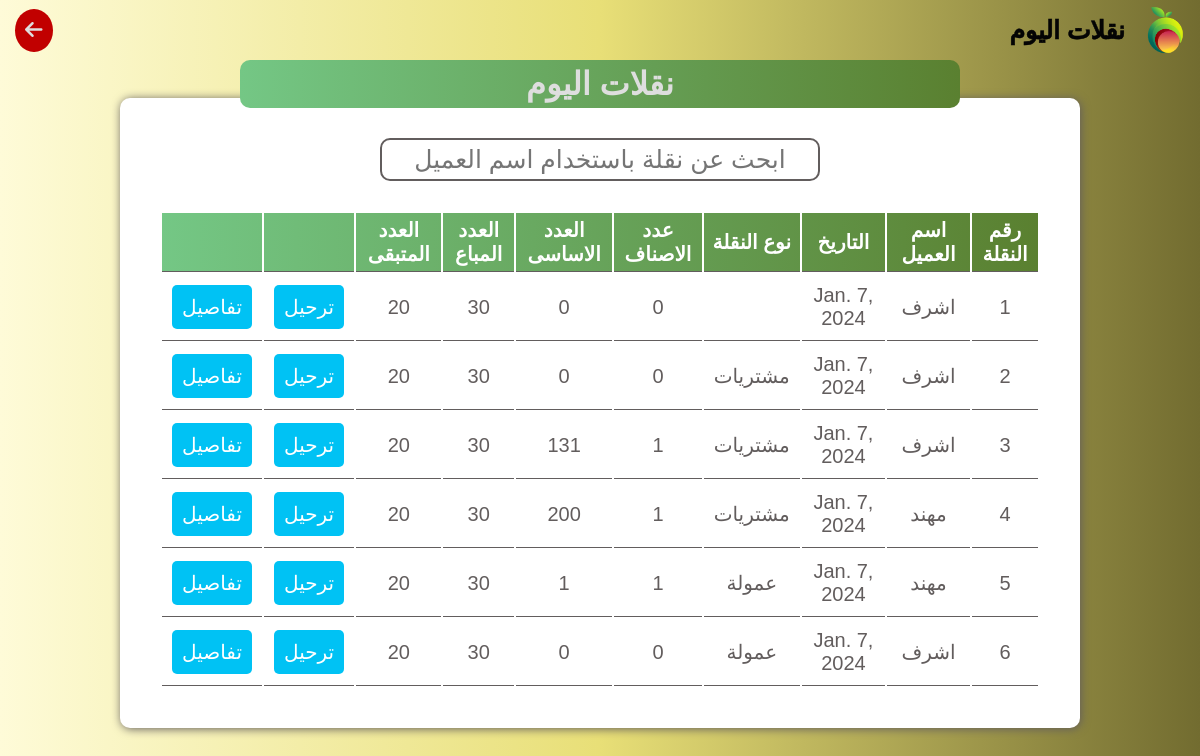
The page /today on the database as committed earlier.
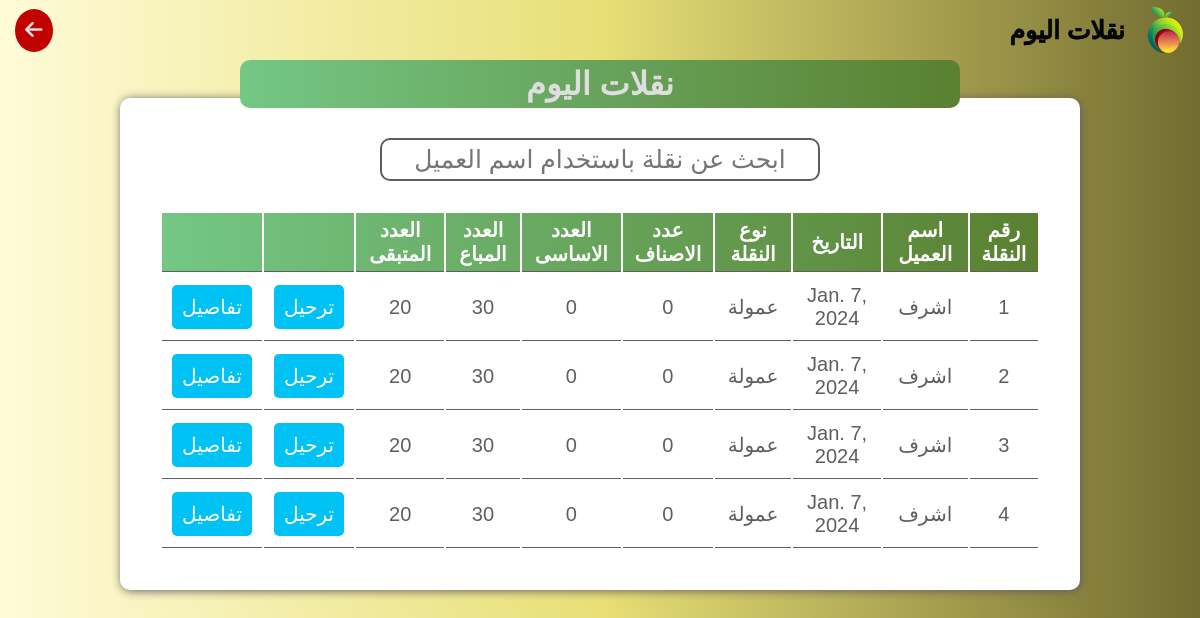
The same page on the database as committed later.
### user/models.py (models this page shows, shortened)
class Container(models.Model):
    supplier = models.ForeignKey(Supplier, on_delete=models.SET_NULL, null=True)
    date = models.DateField()
    type = models.CharField(max_length=30, default='عمولة')
    con_weight = models.PositiveIntegerField(default=0)
    num_sold_items = models.PositiveIntegerField(null=True)
    num_not_sold_items = models.PositiveIntegerField(null=True)
    @property
    def main_total_count(self):
        return self.containeritem_set.aggregate(total_count=Sum('count'))['total_count'] or 0
    @property
    def num_of_items(self):
        return self.containeritem_set.count()

class Supplier(models.Model):
    name = models.CharField(max_length=30)
    place = models.CharField(max_length=70, default='غير محدد')
    date = models.DateField(default=timezone.now().date())
    type = models.CharField(max_length=30, default='عمولة')
    his_money = models.DecimalField(max_digits=10, decimal_places=2, default=0)
    on_him_money = models.DecimalField(max_digits=10, decimal_places=2,default=0)
    total = models.DecimalField(max_digits=10, decimal_places=2, blank=True, null=True)
    num_of_containers = models.PositiveIntegerField(default=0)
    @property
    def total(self):
        return self.his_money - self.on_him_money
    @property
    def num_of_containers(self):
        return self.container_set.count()

### user/views.py (the view)
# urls.py: path('today',views.today_containers, name='today' ),
def today_containers(request):
    todays_date = timezone.now().date()  # Get today's date
    containers = Container.objects.filter(date=todays_date)  # Filter by today's date
    context = {'container': containers}  # Pass the filtered queryset to the template
    return render(request, 'today.html', context)

### templates/today.html (shortened to what this page needs)
{% load static %}
<!DOCTYPE html>
<html lang="en">
<head>
    <link rel="stylesheet" href="https://cdnjs.cloudflare.com/ajax/libs/font-awesome/6.5.1/css/all.min.css" />
    <link rel="stylesheet" href="{% static "css/main.css" %}">
</head>
<body>
    <header>
        <div class="main">
            <img src="{% static "images/logo.png" %}" alt="">
            <h1>نقلات اليوم</h1>
        </div>
        <a href="#" onclick="goBack()"><i class="fa-solid fa-arrow-left"></i></a>
    </header>
    <div class="todayscar">
        <div class="title">
            <h1>نقلات اليوم</h1>
        </div>
        <div class="table">
            <input id="searchbar" type="text" placeholder="ابحث عن نقلة باستخدام اسم العميل">
            <table>
                <thead>
                    <tr>
                        <th>رقم النقلة</th>
                        <th>اسم العميل</th>
                        <th>التاريخ</th>
                        <th>نوع النقلة</th>
                        <th>عدد الاصناف</th>
                        <th>العدد الاساسى</th>
                        <th>العدد المباع</th>
                        <th>العدد المتبقى</th>
                        <th></th>
                        <th></th>
                    </tr>
                </thead>
                <tbody id="tablebody">
                    {% for container in container %}
                            <tr>
                                <td>{{ container.id }}</td>
                                <td>{{ container.supplier.name }}</td>
                                <td>{{ container.date }}</td>
                                <td>{{ container.type }}</td>
                                <td>{{ container.num_of_items }}</td>
                                <td>{{ container.main_total_count }}</td>
                                <td>30</td>
                                <td>20</td>
                                <td><button class="type" id="sellbtn">ترحيل</button></td>
                                <td><button id="details" class="type">تفاصيل</button></td>
                            </tr>
                    {% endfor %}
                </tbody>
                            </table>
        </div>
    </div>
</body>
</html>

### _project/static/css/main.css (style rules this page uses)
* { padding: 0; margin: 0; box-sizing: border-box; font-family: Arial, Helvetica, sans-serif; }
body { min-height: 100vh; display: flex; align-items: center; flex-direction: column; background: linear-gradient(270deg,#726c30,#e8df77,#FEFBD8); }
header { display: flex; justify-content: space-between; align-items: center; direction: rtl; flex-direction: row; width: 100%; z-index: 103; padding: 5px 15px; background: linear-gradient(270deg,#726c30,#e8df77,#FEFBD8); }
header a { text-decoration: none; color: #dedede; background-color: #c10000; padding: 10px; font-size: 20px; border-radius: 50%; transition: 0.5s ease; }
header h1,header h2 { font-size: 25px;color: #040404;-webkit-text-stroke:0.5px #040404; }
header div { display: flex; align-items: center; gap: 20px; color: #fff; }
header img { width: 40px; }
.addnewcar,.todayscar { width: 100%; height: 100vh; display: flex; align-items:center; flex-direction: column; }
.title { width: 60%; text-align: center; background: linear-gradient(270deg,#5A8030,#74C785); padding: 5px; border-radius: 10px; color: #dedede; z-index: 100; }
.table { margin: -10px; width: 80%; display: flex; justify-content: center; align-items: center; flex-direction: column; direction: rtl; background-color: #fff; padding: 40px; border-radius: 10px; box-shadow: 1px 1px 10px #625D5D; }
.table input { width: 50%; text-align: center; font-size: 25px; padding: 5px; outline: none; border-radius: 10px; border: 2px solid #625D5D; margin-bottom: 30px; }
.table table { width: 100%; text-align: center; }
.table table th { font-size: 20px; padding: 5px; border-bottom: 1px solid #625D5D; }
.table table td { font-size: 20px; border-bottom: 1px solid #625D5D; padding: 10px; color: #625D5D; }
.table table td .type { background-color: rgb(72, 72, 255); border: none; padding: 10px; font-size: 20px; color: #fff; border-radius: 5px; cursor: pointer; transition: 0.5s ease-in; }
.todayscar .table table thead,.window table thead,.bigcon table thead { background: linear-gradient(270deg,#5A8030,#74C785); }
.todayscar .table table th,.window table th { font-size: 20px; color: #fff; padding: 5px; border-bottom: 1px solid #625D5D; }
.table table td,.window table td { font-size: 20px; border-bottom: 1px solid #625D5D; padding: 10px; color: #625D5D; }
.table table td .type,.sellingbtn { border: none; padding: 10px; font-size: 20px; color: #fff; border-radius: 5px; cursor: pointer; transition: 0.5s ease-in; background-color:#00C2F4; }

Rows that differ between the two databases and show on the page:
removed Container: id "5", supplier.name "مهند", date "Jan. 7, 2024", type "عمولة", num_of_items "1", main_total_count "1"
removed Container: id "6", supplier.name "اشرف", date "Jan. 7, 2024", type "عمولة", num_of_items "0", main_total_count "0"
changed Container id 1: type (not shown) → "عمولة"
changed Container id 2: type "مشتريات" → "عمولة"
changed Container id 3: type "مشتريات" → "عمولة"; num_of_items "1" → "0"; main_total_count "131" → "0"
changed Container id 4: supplier.name "مهند" → "اشرف"; type "مشتريات" → "عمولة"; num_of_items "1" → "0"; main_total_count "200" → "0"
